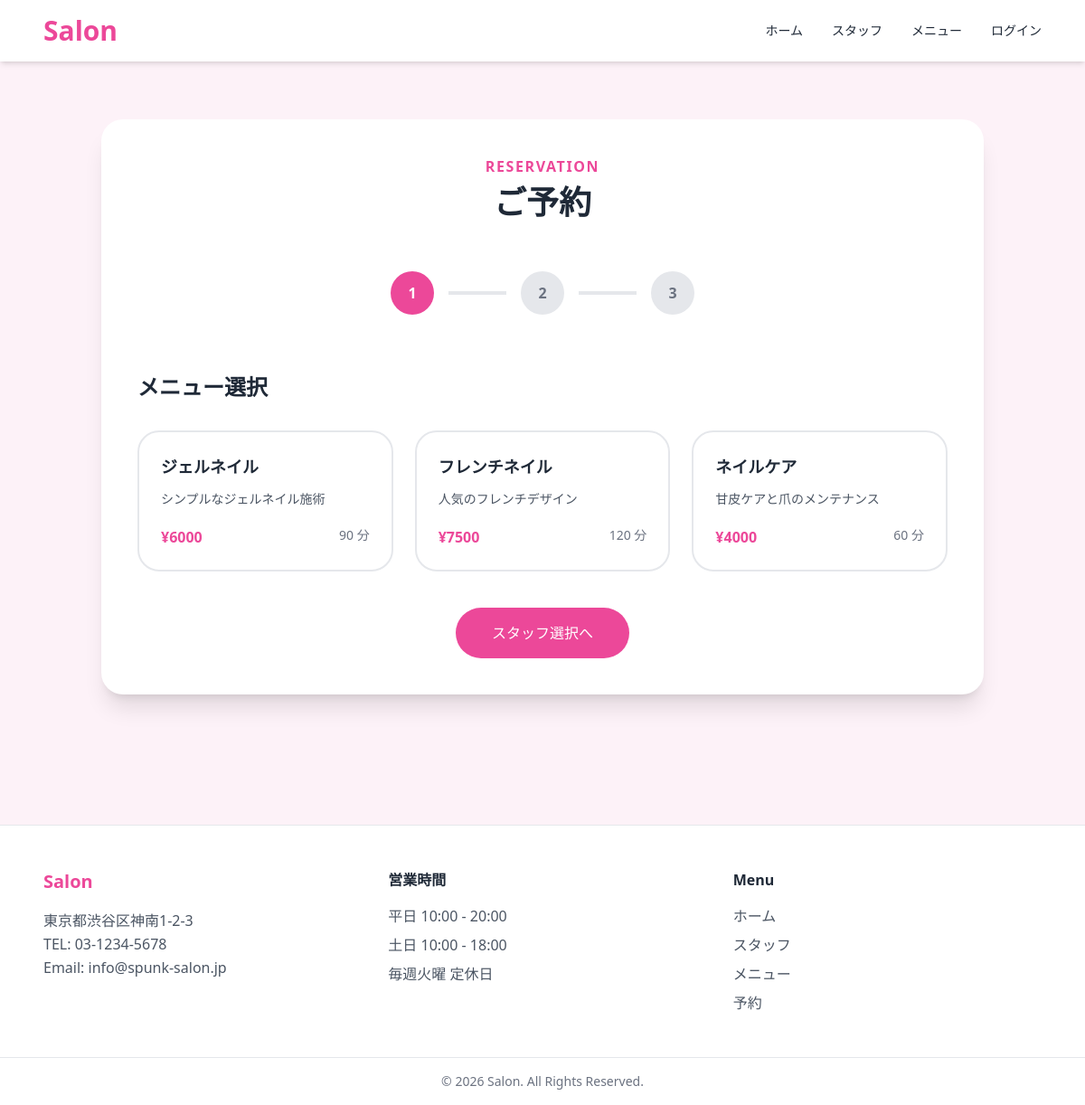
/reserve, run on the app's committed database.
### app/infrastructure/orm_models.py (models this page shows, shortened)
class MenuORM(db.Model):
    __tablename__ = "menus"
    id               = db.Column(db.Integer,     primary_key=True)
    salon_id         = db.Column(db.Integer,     db.ForeignKey("salons.id"), nullable=False)
    name             = db.Column(db.String(100), nullable=False)
    description      = db.Column(db.Text,        nullable=False, default="")
    price            = db.Column(db.Integer,     nullable=False)  # 円単位で保存
    duration_minutes = db.Column(db.Integer,     nullable=False)
    is_active        = db.Column(db.Boolean,     nullable=False, default=True)
    created_at       = db.Column(db.DateTime,    nullable=False, default=datetime.now)
    salon = db.relationship("SalonORM", back_populates="menus")

class SalonORM(db.Model):
    __tablename__ = "salons"
    id           = db.Column(db.Integer, primary_key=True)
    name         = db.Column(db.String(100), nullable=False)
    address      = db.Column(db.String(255), nullable=False)
    phone        = db.Column(db.String(20),  nullable=False)
    email        = db.Column(db.String(255), nullable=False, unique=True)
    opening_time = db.Column(db.String(5),   nullable=False)  # "10:00"
    closing_time = db.Column(db.String(5),   nullable=False)  # "20:00"
    created_at   = db.Column(db.DateTime,    nullable=False, default=datetime.now)
    staffs       = db.relationship("StaffORM",       back_populates="salon", lazy="select")
    menus        = db.relationship("MenuORM",         back_populates="salon", lazy="select")
    reservations = db.relationship("ReservationORM",  back_populates="salon", lazy="select")

### app/interface/routes.py (the view)
@main_bp.route("/reserve")
def reserve():
    salon = SalonORM.query.first()
    staffs = StaffORM.query.filter_by(
        is_active=True
    ).all()
    menus = MenuORM.query.filter_by(
        is_active=True
    ).all()
    return render_template(
        "reserve.html",
        salon=salon,
        staffs=staffs,
        menus=menus,
    )

### app/templates/reserve.html (shortened to what this page needs)
{% extends "layouts/base.html" %}
{% block content %}
<section class="max-w-5xl mx-auto px-6 py-16">
    <div class="bg-white rounded-3xl shadow-xl p-10">
        {% include "partials/_step_bar.html" %}
        <form method="POST">
            {% include "partials/_step_menu.html" %}
        </form>
    </div>
</section>
{% endblock %}

### app/templates/partials/_step_menu.html (shortened to what this page needs)
<div id="step-1">
    <h3 class="text-2xl font-bold mb-8">
        メニュー選択
    </h3>
    <div class="grid md:grid-cols-3 gap-6 mb-10">
        {% for menu in menus %}
        <label class="cursor-pointer">
            <div class="border-2 border-gray-200 rounded-3xl p-6
                        peer-checked:border-pink-500
                        peer-checked:bg-pink-50
                        hover:border-pink-300 transition">
                <h4 class="font-bold text-lg mb-3">
                    {{ menu.name }}
                </h4>
                <p class="text-gray-600 text-sm mb-5">
                    {{ menu.description }}
                </p>
                <div class="flex justify-between">
                    <span class="text-pink-500 font-bold">
                        ¥{{ menu.price }}
                    </span>
                    <span class="text-sm text-gray-500">
                        {{ menu.duration_minutes }} 分
                    </span>
                </div>
            </div>
        </label>
        {% endfor %}
    </div>
    <div class="text-center">
        <button
            type="button"
            id="btn-go-step2"
            class="bg-pink-500 hover:bg-pink-600 text-white px-10 py-4 rounded-full">
            スタッフ選択へ
        </button>
    </div>
</div>

### app/templates/components/footer.html
<footer class="bg-white border-t mt-20">
    <div class="max-w-6xl mx-auto px-6 py-12 grid md:grid-cols-3 gap-10">
        <div>
            <h4 class="text-xl font-bold text-pink-500 mb-4">
                Salon
            </h4>
            {% if salon %}
            <p class="text-gray-600 leading-relaxed">
                {{ salon.address }}<br>
                TEL: {{ salon.phone }}<br>
                Email: {{ salon.email }}
            </p>
            {% else %}
            <p>
                店舗情報を準備中です。
            </p>
            {% endif %}
        </div>
        <div>
            <h4 class="font-semibold mb-4">
                営業時間
            </h4>
            <ul class="text-gray-600 space-y-2">
                <li>平日 10:00 - 20:00</li>
                <li>土日 10:00 - 18:00</li>
                <li>毎週火曜 定休日</li>
            </ul>
        </div>
        <div>
            <h4 class="font-semibold mb-4">
                Menu
            </h4>
            <ul class="text-gray-600 space-y-2">
                <li><a href="/" class="hover:text-pink-500">ホーム</a></li>
                <li><a href="/staffs" class="hover:text-pink-500">スタッフ</a></li>
                <li><a href="/menus" class="hover:text-pink-500">メニュー</a></li>
                <li><a href="/reserve" class="hover:text-pink-500">予約</a></li>
            </ul>
        </div>
    </div>
    <div class="border-t py-4 text-center text-sm text-gray-500">
        © 2026 Salon. All Rights Reserved.
    </div>
</footer>

### data on the page
MenuORM: name "ジェルネイル", description "シンプルなジェルネイル施術", price "6000", duration_minutes "90"
MenuORM: name "フレンチネイル", description "人気のフレンチデザイン", price "7500", duration_minutes "120"
MenuORM: name "ネイルケア", description "甘皮ケアと爪のメンテナンス", price "4000", duration_minutes "60"
SalonORM: address "東京都渋谷区神南1-2-3", phone "03-1234-5678", email "info@spunk-salon.jp"
